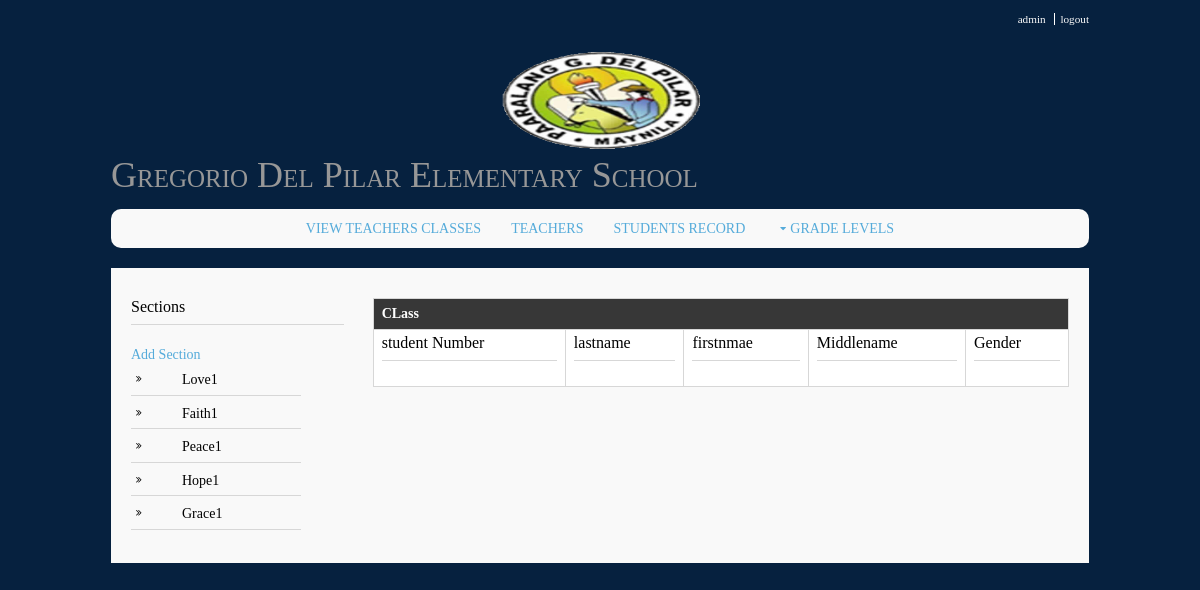
The page /grade_sec.php?g_id=1&g=kinder 1&s=Red (signed in) on the database as committed earlier.
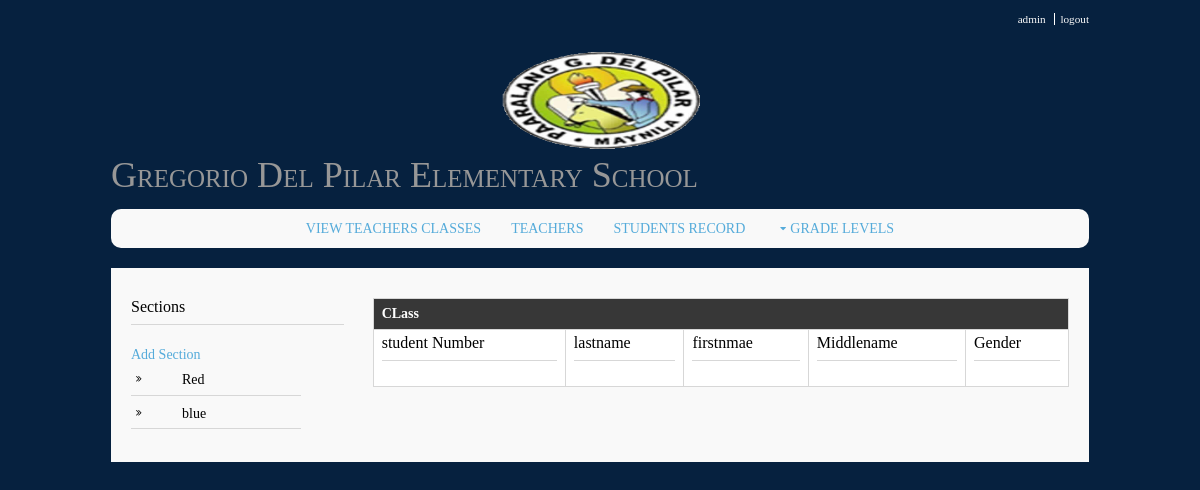
The same page on the database as committed later.
### tables this page shows
CREATE TABLE `sections` (
  `sec_id` int(255) NOT NULL,
  `g_id` int(11) NOT NULL,
  `sec_name` varchar(50) NOT NULL
);

### grade_sec.php (the view, shortened to what this page needs)
<?php
require "required_files.php";
  require_once ("functions/functions.php");
      $g_id = $_GET['g_id'];
           $sections = "SELECT * FROM sections WHERE g_id = '$g_id' ";
           $result_sec = mysqli_query($connect, $sections);
             $g_level = "SELECT * FROM g_level WHERE g_id= '$g_id' ";
            $res = mysqli_query($connect, $g_level);
             while ($row= mysqli_fetch_array($res, MYSQLI_ASSOC)){
              $grade_level = $row['grade_name'];
             }
 ?>
<!DOCTYPE html>
<html>
<head>
  <div class='wrapper row0'>
 <div id='topbar' class='clear'>
<nav>
 <ul>
  <li> <?php echo $_SESSION['username'];?></li>
 <li><a href='logout.php'>logout</a></li>
 </ul>
 </nav>
 </div>
</div>
<?php
 echo layout();
?>
<div class="wrapper row2">
  <div class="rounded">
    <nav id="mainav" class="clear">
	 <?php
	 echo navigation_principal();
	?>
  </div>
</div>
<div class="wrapper row3">
  <div class="rounded">
    <main class="container clear">
       <div class="sidebar one_quarter first">
        <h6>Sections</h6> <a href='add_section.php?g_id=<?php echo $g_id; ?>'>Add Section</a>
        <nav class="sdb_holder">
        <ul>
        <?php while ($row= mysqli_fetch_array($result_sec, MYSQLI_ASSOC)){ ?>
        <li><a href="grade_sec.php?g_id=<?php echo $g_id; ?>&g=<?php echo $grade_level; ?>&s=<?php echo $row['sec_name']; ?>"><?php echo $row['sec_name']; ?></a></li>
        <?php }?>
        </ul>
        </nav>
        </div>
        <div id="content" class="three_quarter">
             <table>
                  <tr><th colspan=5>CLass</th></tr>
                  <tr><td><h3> student Number  </h3></td><td><h3> lastname </h3></td><td><h3> firstnmae </h3></td><td><h3> Middlename </h3></td>
                  <td><h3>Gender</h3></td></tr>
                  </table>
        </div>
    </main>
  </div>
</div>
</body>
</html>

Rows that differ between the two databases and show on the page:
no longer on this page (row edited): sections: sec_name "Love1"
no longer on this page (row edited): sections: sec_name "Faith1"
no longer on this page (row edited): sections: sec_name "Peace1"
no longer on this page (row edited): sections: sec_name "Hope1"
no longer on this page (row edited): sections: sec_name "Grace1"
added sections: sec_name "Red"
added sections: sec_name "blue"
